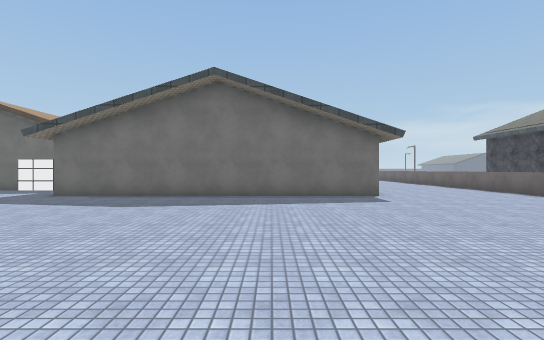
[1] (above)

19 first-person views from a walk through a scene from a Unity 3-D project. The camera is 1.5 m above the floor, looks level and sees 85° across. The floor is counted in squares, 2 m on a side. Each view is taken from the middle of a square. On the plan, view 1 faces up. The plan holds only what a view shows up to about 10 squares ahead; the rest is blank. The place goes on beyond the plan. The player character is not drawn. Surface patterns are stand-ins for the level's own textures.

[2]
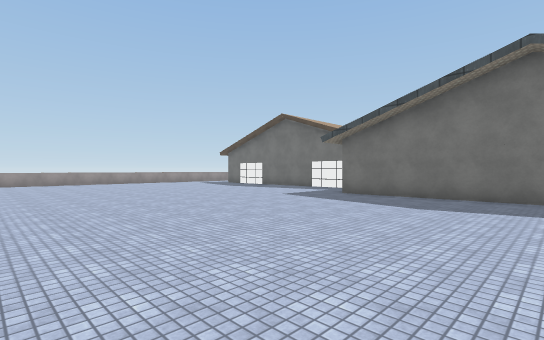

[3]
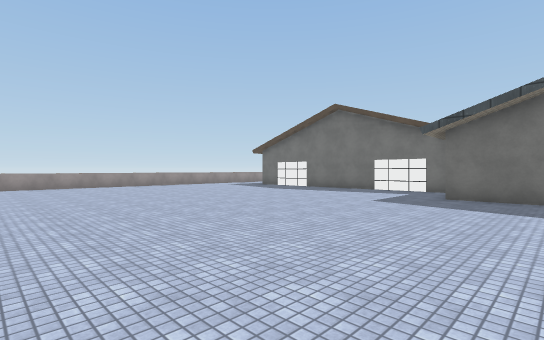

[4]
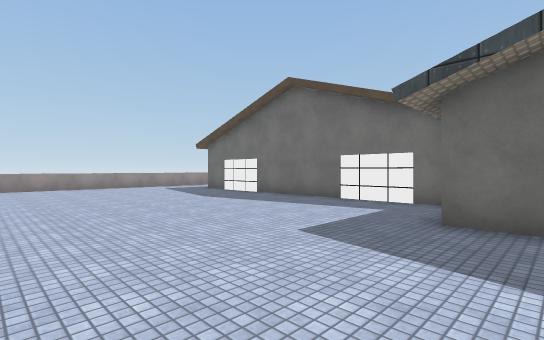

[5]
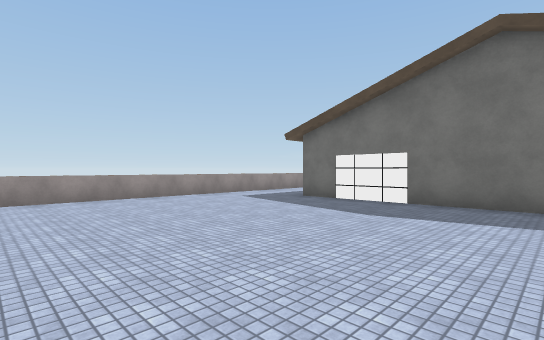

[6]
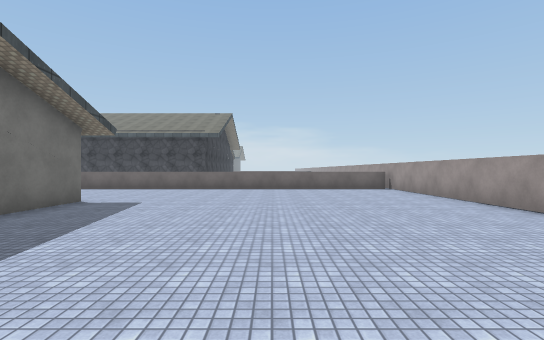

[7]
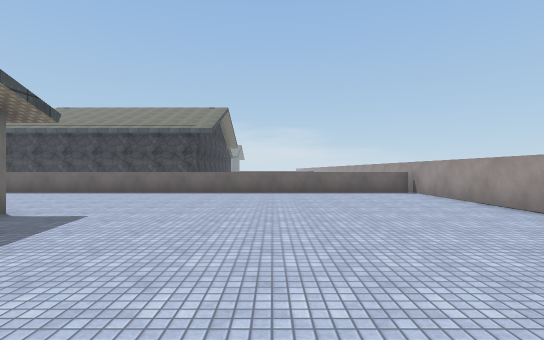

[8]
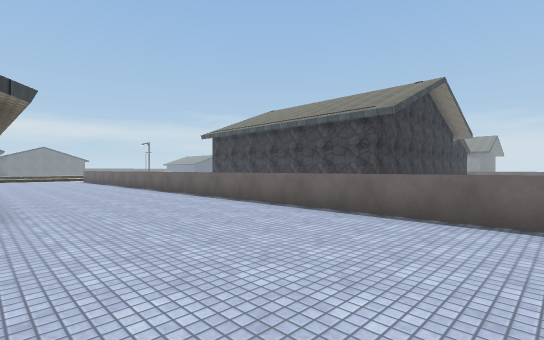

[9]
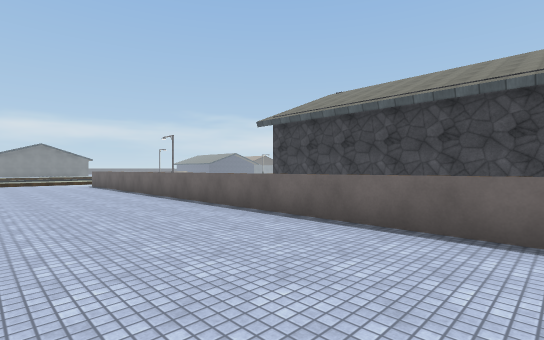

[10]
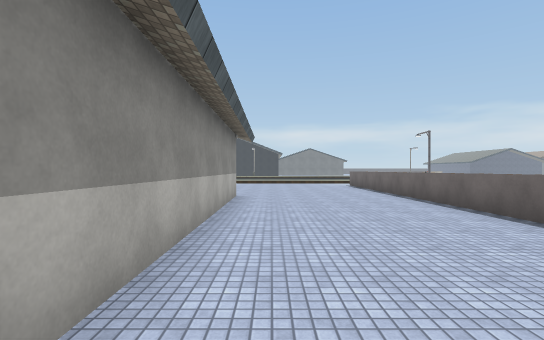

[11]
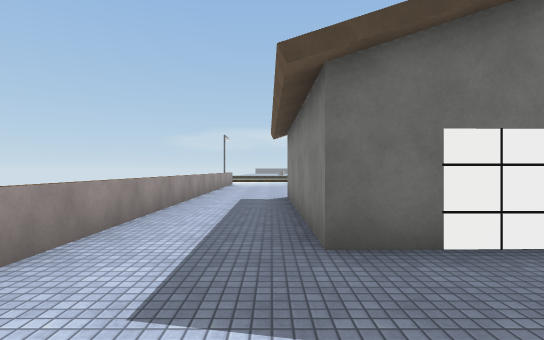

[12]
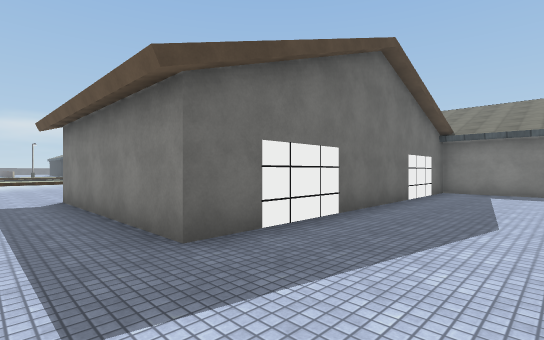

[13]
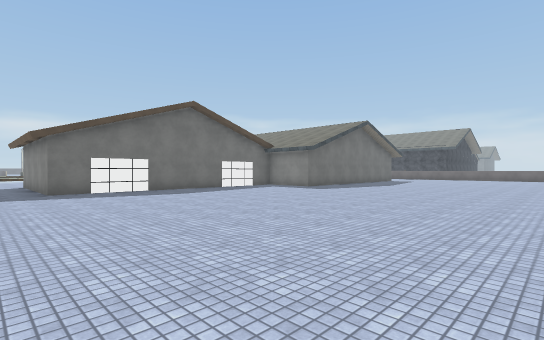

[14]
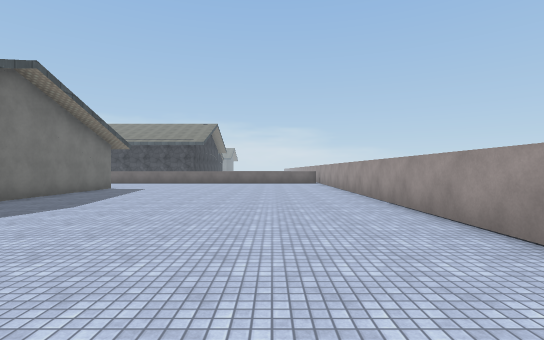

[15]
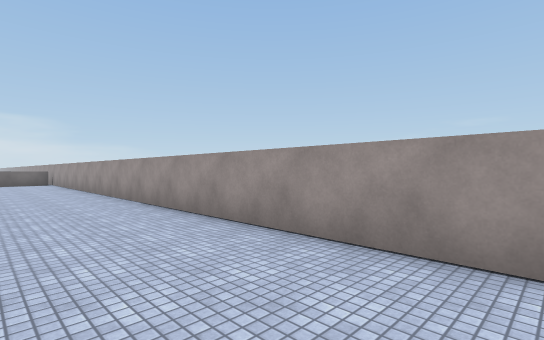

[16]
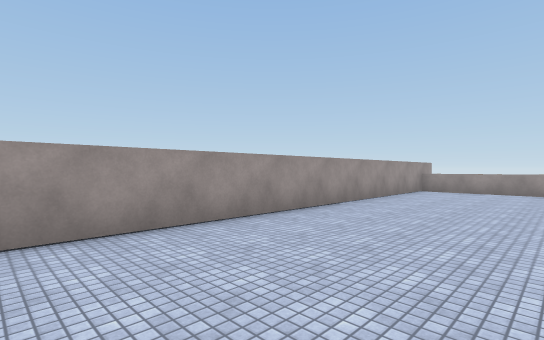

[17]
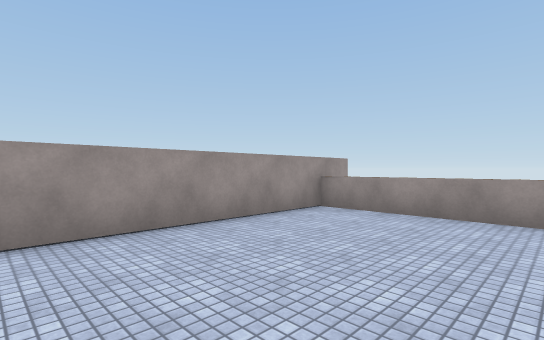

[18]
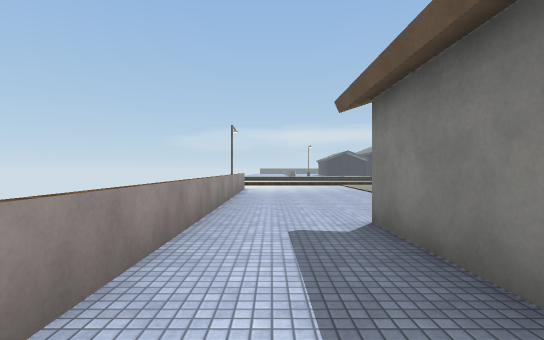

[19]
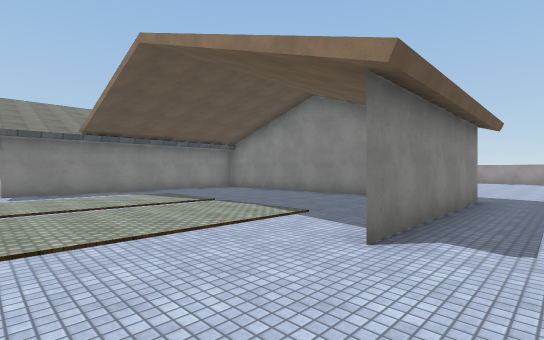

### Floor plan
Key: @ floor where view 1 was taken; # wall or solid block; . floor; = window, fence, low wall or low ledge; H house.
Columns run from 19 left of view 1 to 8 right of it. Each row starts with its distance up from view 1.
 22  =....
 21  =....                  ..
 20  =....                .....=
 19  =..........          .....=
 18  =...........#        #....=
 17  =...........#        #....=
 16  =.H.........#        #....=
 15  =.H.........         #....=
 14  =.H........          #....=
 13  =.H ......           #....=
 12  =.H  ....            #....=
 11  =.HHHHHHHHHH#        #....=
 10  =...........#        #....=
  9  =...........##########....=
  8  =.........................=
  7  =.........................=
  6  =.........................=
  5  =.........................=
  4  =.........................=
  3  =.........................=
  2  =.........................=
  1  =.........................=
  0  =.................@.......=
 -1 ############################

Positions as (right, up) in squares from view 1, and headings:
1: (0, 0), facing up
2: (-1, 0), facing up-left
3: (-4, 0), facing up-left
4: (-5, 4), facing up-left
5: (-10, 4), facing up-left
6: (-4, 4), facing right
7: (-2, 4), facing right
8: (3, 3), facing up-right
9: (4, 9), facing up-right
10: (4, 10), facing up
11: (-16, 8), facing up
12: (-17, 8), facing up-right
13: (-17, 0), facing up-right
14: (-9, 2), facing right
15: (-10, 2), facing down-right
16: (-7, 3), facing down-left
17: (-13, 3), facing down-left
18: (-17, 12), facing up
19: (-17, 19), facing down-right
